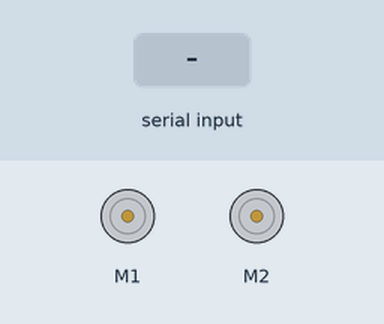
The sketch below on a simulated Arduino Leonardo, built with avr-gcc and run on an emulated ATmega32U4. On the bench: 2 × DC motor (green arrow = forward, orange = backward, longer = faster). The test bench sets the inputs (shaded band).

Above: at 1.2 s.
1.3 s: "F" received over Serial
At 1.55 s:
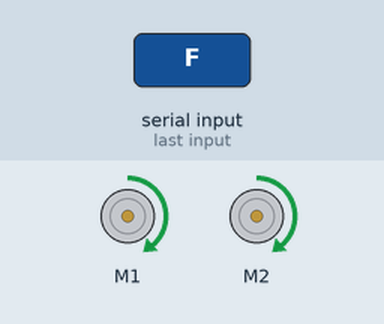
3.2 s: "B" received over Serial
At 3.45 s:
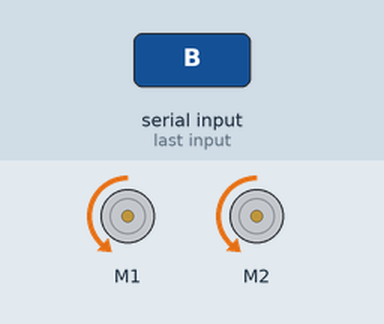
5.1 s: "L" received over Serial
At 5.35 s:
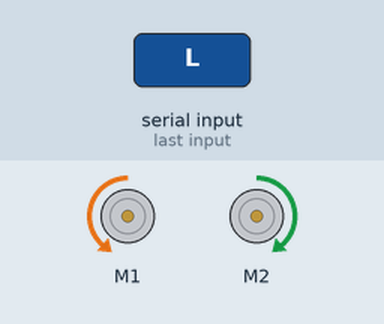
7.1 s: "R" received over Serial
At 7.35 s:
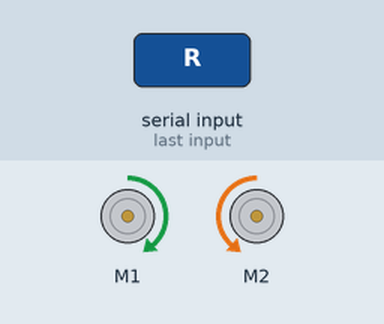
Timing chart, 0 to 10.1 s (numbered marks = the images above; inputs shaded):
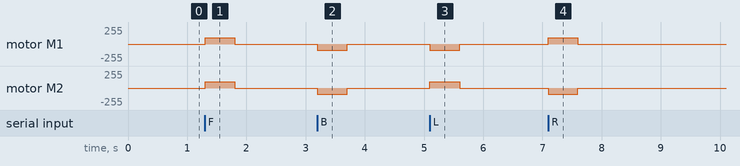

The sketch:

romi32u4_advanced_418.ino
```cpp
// snippet: romi32u4_advanced_418
// tags: romi32u4
// boards: romi32u4
// library: Romi32U4
// description: Receive drive commands over USB Serial: 'F' forward, 'B' backward, 'L' left, 'R' right, 'S' stop
// prompts: receive, drive, commands, forward, backward, right
// verified: compile-only
// source: kd-generated (id 418)
// exact-include: Romi32U4.h

#include <Romi32U4.h>

Romi32U4Motors motors;
// Onboard green LED is a FREE FUNCTION: ledGreen(bool) — not digitalWrite on pin 13.

char receivedCommand = '\0';
unsigned long commandStartTime = 0;
const unsigned long COMMAND_DURATION = 500;  // 500 ms

void setup() {
  Serial.begin(9600);
  motors.setSpeeds(0, 0);
}

void loop() {
  if (Serial.available() > 0) {
    receivedCommand = Serial.read();
    commandStartTime = millis();
    ledGreen(true);
  }

  if (receivedCommand != '\0') {
    unsigned long now = millis();
    if (now - commandStartTime >= COMMAND_DURATION) {
      motors.setSpeeds(0, 0);
      receivedCommand = '\0';
      ledGreen(false);
    } else {
      switch (receivedCommand) {
        case 'F':
          motors.setSpeeds(150, 150);
          break;
        case 'B':
          motors.setSpeeds(-150, -150);
          break;
        case 'L':
          motors.setSpeeds(-150, 150);
          break;
        case 'R':
          motors.setSpeeds(150, -150);
          break;
        case 'S':
          motors.setSpeeds(0, 0);
          break;
      }
    }
  }
}
```

Measured:
- after the input at 1.3 s, motor M1, motor M2: stopped → forward 95/255 at once, → stopped 0.50 s later
- after the input at 3.2 s, motor M1, motor M2: stopped → backward 95/255 at once, → stopped 0.50 s later
- after the input at 5.1 s, motor M1: stopped → backward 95/255 at once, → stopped 0.50 s later; motor M2: stopped → forward 95/255 at once, → stopped 0.50 s later
- after the input at 7.1 s, motor M1: stopped → forward 95/255 at once, → stopped 0.50 s later; motor M2: stopped → backward 95/255 at once, → stopped 0.50 s later
